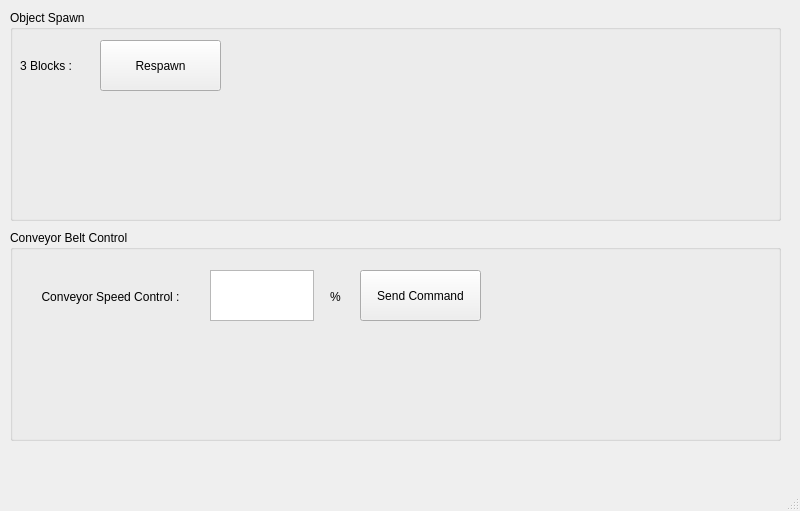
<?xml version="1.0" encoding="UTF-8"?>
<ui version="4.0">
 <class>MainWindow</class>
 <widget class="QMainWindow" name="MainWindow">
  <property name="geometry">
   <rect>
    <x>0</x>
    <y>0</y>
    <width>800</width>
    <height>511</height>
   </rect>
  </property>
  <property name="windowTitle">
   <string>MainWindow</string>
  </property>
  <widget class="QWidget" name="centralwidget">
   <widget class="QGroupBox" name="groupBox">
    <property name="geometry">
     <rect>
      <x>10</x>
      <y>10</y>
      <width>771</width>
      <height>211</height>
     </rect>
    </property>
    <property name="title">
     <string>Object Spawn</string>
    </property>
    <widget class="QPushButton" name="pushButton_respawn">
     <property name="geometry">
      <rect>
       <x>90</x>
       <y>30</y>
       <width>121</width>
       <height>51</height>
      </rect>
     </property>
     <property name="text">
      <string>Respawn</string>
     </property>
    </widget>
    <widget class="QLabel" name="label">
     <property name="geometry">
      <rect>
       <x>10</x>
       <y>30</y>
       <width>81</width>
       <height>51</height>
      </rect>
     </property>
     <property name="text">
      <string>3 Blocks :</string>
     </property>
    </widget>
   </widget>
   <widget class="QGroupBox" name="groupBox_2">
    <property name="geometry">
     <rect>
      <x>10</x>
      <y>230</y>
      <width>771</width>
      <height>211</height>
     </rect>
    </property>
    <property name="title">
     <string>Conveyor Belt Control</string>
    </property>
    <widget class="QPushButton" name="pushButton_conveyor_speed">
     <property name="geometry">
      <rect>
       <x>350</x>
       <y>40</y>
       <width>121</width>
       <height>51</height>
      </rect>
     </property>
     <property name="text">
      <string>Send Command</string>
     </property>
    </widget>
    <widget class="QLabel" name="label_2">
     <property name="geometry">
      <rect>
       <x>10</x>
       <y>46</y>
       <width>181</width>
       <height>41</height>
      </rect>
     </property>
     <property name="text">
      <string>Conveyor Speed Control :</string>
     </property>
     <property name="alignment">
      <set>Qt::AlignCenter</set>
     </property>
    </widget>
    <widget class="QLabel" name="label_3">
     <property name="geometry">
      <rect>
       <x>310</x>
       <y>46</y>
       <width>31</width>
       <height>41</height>
      </rect>
     </property>
     <property name="text">
      <string>%</string>
     </property>
     <property name="alignment">
      <set>Qt::AlignCenter</set>
     </property>
    </widget>
    <widget class="QPlainTextEdit" name="plainTextEdit_conveyor_speed">
     <property name="geometry">
      <rect>
       <x>200</x>
       <y>40</y>
       <width>104</width>
       <height>51</height>
      </rect>
     </property>
    </widget>
   </widget>
   <zorder>groupBox_2</zorder>
   <zorder>groupBox</zorder>
  </widget>
  <widget class="QMenuBar" name="menubar">
   <property name="geometry">
    <rect>
     <x>0</x>
     <y>0</y>
     <width>800</width>
     <height>22</height>
    </rect>
   </property>
  </widget>
  <widget class="QStatusBar" name="statusbar"/>
 </widget>
 <resources/>
 <connections/>
</ui>
